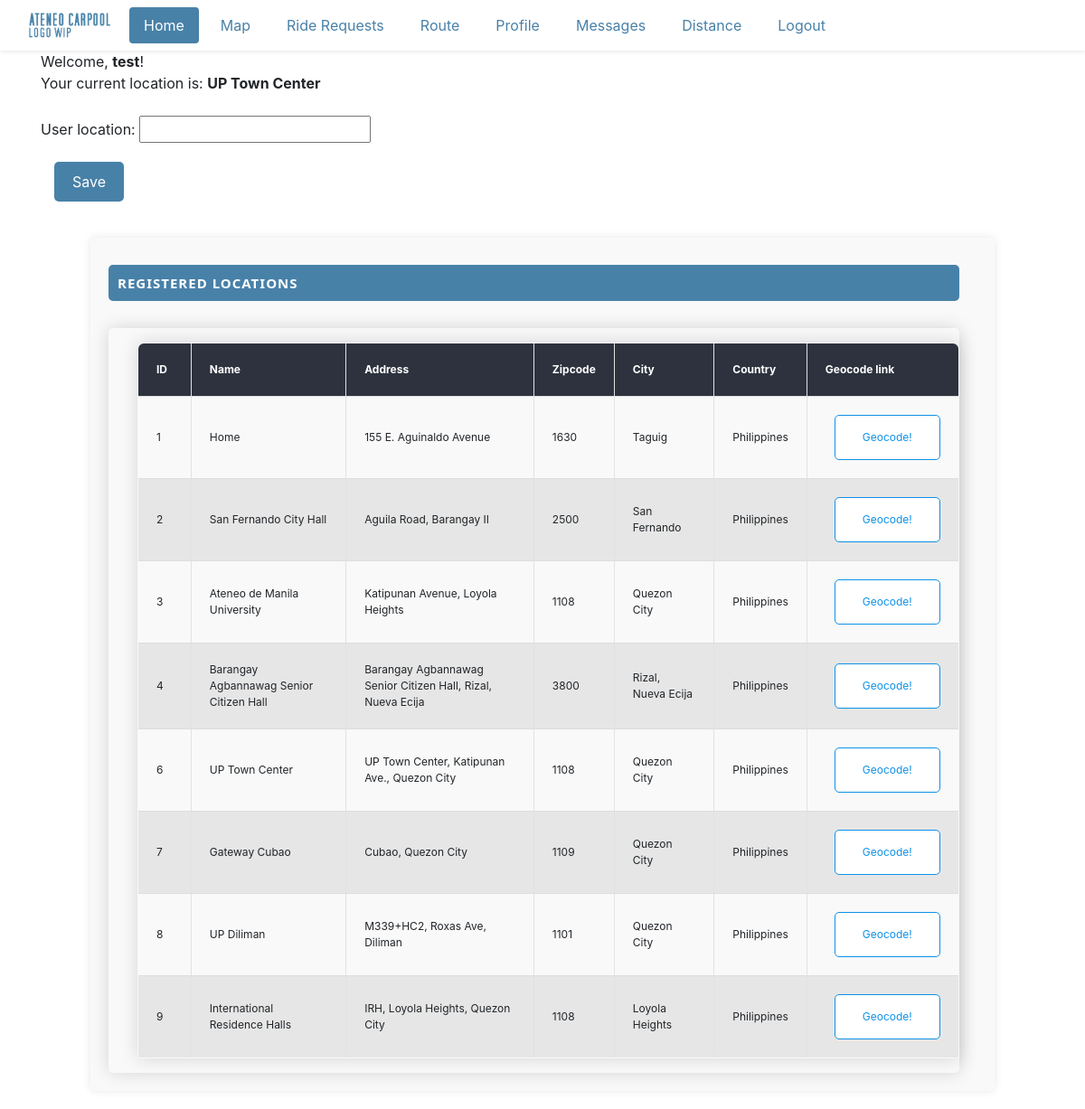
Screenshot of /home (signed in) with the database file from the repository.
### project_content/models.py (models this page shows, shortened)
class UserLocation(models.Model):
    user = models.OneToOneField(User, on_delete=models.CASCADE)
    user_location = models.CharField(max_length=255)

class Locations(models.Model):
    name = models.CharField(max_length=500)
    zipcode = models.CharField(max_length=200, blank=True, null=True)
    city = models.CharField(max_length=200, blank=True, null=True)
    country = models.CharField(max_length=200, blank=True, null=True)
    address = models.CharField(max_length=200, blank=True, null=True)
    created_at = models.DateTimeField(auto_now_add=True, blank=True, null=True)
    edited_at = models.DateTimeField(auto_now=True)
    lat = models.CharField(max_length=200,blank=True, null=True)
    lng = models.CharField(max_length=200,blank=True, null=True)
    place_id = models.CharField(max_length=200,blank=True, null=True)

### project_content/views.py (the view)
# urls.py: path("home", views.home, name='home'),
@login_required
def home(request):
    user = request.user
    if request.method == 'POST':
        form = LocationForm(request.POST)
        if form.is_valid():
            location = form.save(commit=False)
            try:
                user_location = UserLocation.objects.get(user=user)
            except:
                user_location = UserLocation(user=user)
            user_location.user_location = location.user_location
            user_location.save()
            return redirect('home')
    else:
        form = LocationForm()
    return render(request, 'project_content/home.html', {'form': form, 'locations': Locations.objects.all()})

### project_content/forms.py
class LocationForm(forms.ModelForm):
    class Meta:
        model = UserLocation
        fields = ('user_location',)

### project_content/templates/project_content/home.html (shortened to what this page needs)
{% extends 'project_content/base.html' %}
{% block content %}
<div class="formholder container">
    <div> Welcome, <b>{{ user }}</b>! <br> </div>
    {% if user.userlocation %}
    <div> Your current location is: <b>{{ user.userlocation.user_location }}</b></div>
    {% else %}
    <div>You have not set a current location yet.</div>
    {% endif %}
    <br>
    <form method="post">
        {{ form.as_p }}
        <button class="ourbutton" type="submit">Save</button>
    </form>
</div>
<div class="pageholder container">
    <div class="titleholder">
        <div class="title"> Registered Locations </div>
    </div>
    <div class="linkholder">
        {% if locations.count == 0 %}
        <div> No data available </div>
        {% else %}
        <table id="ourtable3" class="myTable m-3">
            <thead>
                <tr>
                    <th>ID</th>
                    <th>Name</th>
                    <th>Address</th>
                    <th>Zipcode</th>
                    <th>City</th>
                    <th>Country</th>
                    <th>Geocode link</th>
                </tr>
            </thead>
            <tbody>
                {% for a in locations %}
                <tr>
                    <td style="vertical-align: middle; padding-right: 30px;"> {{a.id}} </td>
                    <td style="vertical-align: middle;"> {{a.name}} </td>
                    <td style="vertical-align: middle;"> {{a.address}} </td>
                    <td style="vertical-align: middle;"> {{a.zipcode}} </td>
                    <td style="vertical-align: middle;"> {{a.city}} </td>
                    <td style="vertical-align: middle;"> {{a.country}} </td>
                    <td style="vertical-align: middle; padding-left: 30px;"> <a class="geocode-link" href="{% url 'geocoding' a.id %}"> Geocode!</a> </td>
                </tr>
                {% endfor %}
            </tbody>
        </table>
        {% endif %}
    </div>
</div>
{% endblock %}

### project_content/static/project_content/main.css (style rules this page uses)
:root { --main-color: #4881a8; --highlight-color: #004e83; --alternating-tr-color: #00000014; --light-hover-color: #00000020; --hover-color: #00000030; --dark-color: #2D323E; --alert-color: #a84848; --highlight-alert-color: #990000; --geocode-color: #0f91e7; }
.myTable { font-size: 12px; min-width: 400px; overflow: hidden; border-radius: 7px 7px 0 0; box-shadow: 0 0 20px rgba(0, 0, 0, .15); }
.myTable th { background-color: var(--dark-color); color: white; font-weight: bold; }
.myTable td, .myTable th { border: 0.01em solid #e3e2e2; padding: 20px; text-align: left; border-bottom: 1px solid #ddd; }
.myTable tr:nth-child(even) { background-color: var(--alternating-tr-color); }
.pageholder, form { display: flex; flex-direction: column; justify-content: center; width: 80%; }
.titleholder, .linkholder { display: flex; margin-top: 10px; width: 98%; border-radius: 5px; }
.ourbutton { margin-right: 10px; padding: 10px 20px; width: fit-content; margin-left: 15px; margin-bottom: 20px; border-radius: 5px; border: none; background-color: rgb(0, 0, 80); color: white }
form { width:100%; }
.titleholder { display: 'flex'; justify-content:'space-between'; background-color: var(--main-color); align-items: center; height: 40px; }
.linkholder { box-shadow: 0 0 20px rgba(0, 0, 0, .15); flex-direction: column; padding-left: 16px; padding-right: 16px; }
.title { color: white; margin-left: 10px; font-weight: bold; font-size: 15px; font-family: 'Segoe UI', Tahoma, Geneva, Verdana, sans-serif; text-transform: uppercase; letter-spacing: 1px; }
.ourbutton { background-color: var(--main-color); transition: background-color .15s ease-in-out; }
tr { transition: all 0.6s ease-in-out; }

### project_content/templates/project_content/home.html (style rules this page uses)
.pageholder { margin: 20px auto; padding: 20px; background-color: #f9f9f9; border-radius: 5px; box-shadow: 0 0 10px rgba(0, 0, 0, 0.1); max-width: 1000px; animation: fadeIn 0.5s ease-in-out; position: relative; z-index: 1; }
.titleholder { text-align: center; margin-bottom: 20px; }
.myTable { width: 100%; border-collapse: collapse; border: 1px solid #ddd; position: relative; z-index: 1; }
.geocode-link { color: var(--geocode-color); text-decoration: none; border: 1px solid var(--geocode-color); padding: 15px 30px; border-radius: 5px; background-color: #fff; cursor: pointer; transition: all 0.6s ease-in-out; outline: none; display: inline-block; }
button { padding: 10px; color: white; border: none; border-radius: 5px; width: 100%; }

### rows the page displays
Locations: id "1", name "Home", address "155 E. Aguinaldo Avenue", zipcode "1630", city "Taguig", country "Philippines"
Locations: id "2", name "San Fernando City Hall", address "Aguila Road, Barangay II", zipcode "2500", city "San Fernando", country "Philippines"
Locations: id "3", name "Ateneo de Manila University", address "Katipunan Avenue, Loyola Heights", zipcode "1108", city "Quezon City", country "Philippines"
Locations: id "4", name "Barangay Agbannawag Senior Citizen Hall", address "Barangay Agbannawag Senior Citizen Hall, Rizal, Nueva Ecija", zipcode "3800", city "Rizal, Nueva Ecija", country "Philippines"
Locations: id "6", name "UP Town Center", address "UP Town Center, Katipunan Ave., Quezon City", zipcode "1108", city "Quezon City", country "Philippines"
Locations: id "7", name "Gateway Cubao", address "Cubao, Quezon City", zipcode "1109", city "Quezon City", country "Philippines"
Locations: id "8", name "UP Diliman", address "M339+HC2, Roxas Ave, Diliman", zipcode "1101", city "Quezon City", country "Philippines"
Locations: id "9", name "International Residence Halls", address "IRH, Loyola Heights, Quezon City", zipcode "1108", city "Loyola Heights", country "Philippines"

### other values shown
{{ user }} "test"
{{ user.userlocation.user_location }} "UP Town Center"
